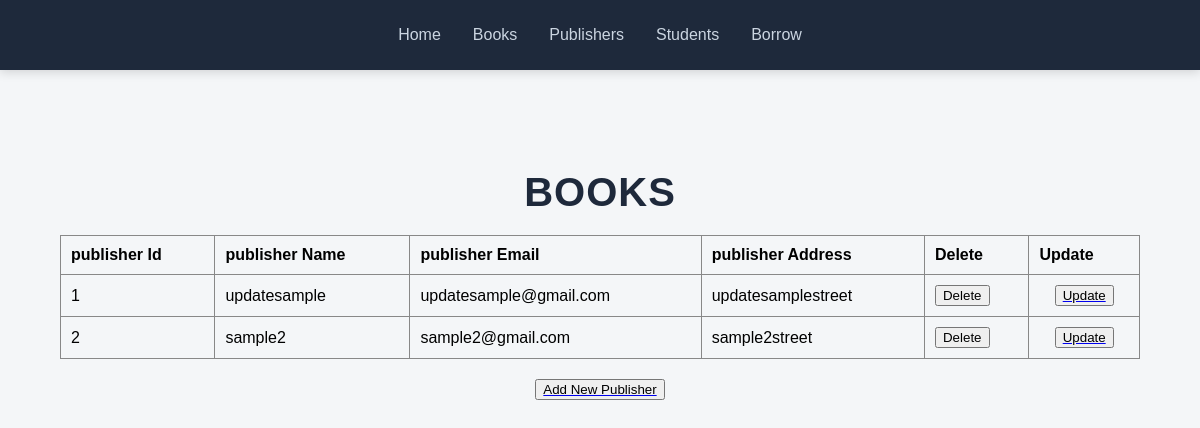
The page /Booksactivity/interface/publisher/readPublisher.php on the database its author committed.
### tables this page shows
CREATE TABLE publishers (
    publisherId INT AUTO_INCREMENT PRIMARY KEY,
    publisherName VARCHAR(100) NOT NULL,
    publisherEmail VARCHAR(100),
    publisherAddress VARCHAR(150)
);

### Booksactivity/function/publisher/showPublisherFunc.php (the view)
<?php
        $sql = "SELECT p.publisherId, p.publisherName, p.publisherEmail, p.publisherAddress
                FROM publishers p";
        $result = $conn->query($sql);
        if ($result->num_rows > 0) {
            while($row = $result->fetch_assoc()) {
                echo "<tr>
                    <td>{$row['publisherId']}</td>
                    <td>{$row['publisherName']}</td>
                    <td>{$row['publisherEmail']}</td>
                    <td>{$row['publisherAddress']}</td>
                    <td>
                        <form action='../../function/publisher/deletePublisherFunc.php' method='POST'>
                        <input type='hidden' name='publisherId' value='{$row['publisherId']}'>
                        <button type='submit'> Delete </button>
                        </form>
                    </td>
                    <td>
                        <a href='../../interface/publisher/updatePublisher.php'>
                            <button type='submit'> Update </button>
                        </a>
                    </td>
                </tr>";
        }
        } else {
        echo "<tr><td colspan='8'>No publisher found.</td></tr>";
        }
?>

### Booksactivity/assets/read.css (style rules this page uses)
body { font-family: Arial, sans-serif; }
th, td { border: 1px solid #888; padding: 10px; text-align: left; }
a button { display: flex; margin: auto; }

### Booksactivity/assets/nav.css (style rules this page uses)
body { margin: 0; padding-top: 70px; background-color: #f4f6f8; }

### rows shown on the page
publishers: publisherId "1", publisherName "updatesample", publisherEmail "updatesample@gmail.com", publisherAddress "updatesamplestreet"
publishers: publisherId "2", publisherName "sample2", publisherEmail "sample2@gmail.com", publisherAddress "sample2street"
